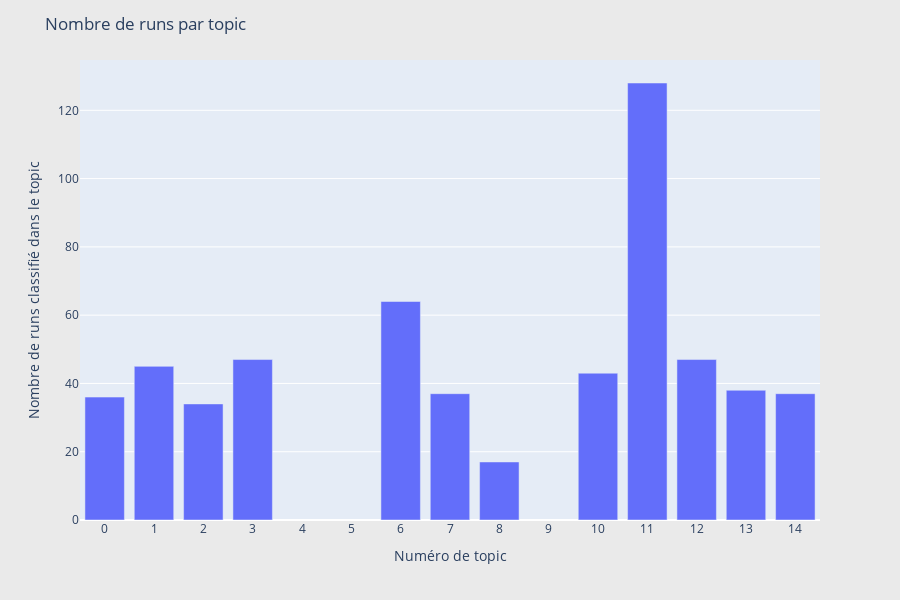

The cell this chart's notebook holds for it:
### Markdown cell above
### Histogramme nombre de runs par topic

### Code cell
data_df = (df_out.loc[:,['keywords', 'walk_best_topic_id']] # Group videos by their walk best topic and video position in run
.groupby('walk_best_topic_id')
    .count() # count for histogram
.reset_index()
    .rename(columns={"walk_best_topic_id":"Topic", "keywords":"Count"}))# Rename columns to have more meaningful name

# Plot the histogram
fig = px.bar(data_df, x='Topic',y="Count")
fig.update_layout(
    title="Nombre de runs par topic",
    xaxis_title="Numéro de topic",
    yaxis_title="Nombre de runs classifié dans le topic ",
    xaxis=dict(
        tickmode = 'array',
        tickvals=np.arange(0, embeddings.shape[1]).astype(int),
    ),
    height=600,
    paper_bgcolor="rgb(234, 234, 234)")
fig.write_html('plots/p5_nb_run_per_topic.html')
fig.show()

### Figure 1 — Plotly figure (JSON) as saved in the notebook; plotly's stock layout.template omitted (floating-point values rounded to 4 significant figures)
{"data": [{"alignmentgroup": "True", "hovertemplate": "Topic=%{x}<br>Count=%{y}<extra></extra>", "legendgroup": "", "marker": {"color": "#636efa", "pattern": {"shape": ""}}, "name": "", "offsetgroup": "", "orientation": "v", "showlegend": false, "textposition": "auto", "x": [0, 1, 2, 3, 6, 7, 8, 10, 11, 12, 13, 14], "xaxis": "x", "y": [36, 45, 34, 47, 64, 37, 17, 43, 128, 47, 38, 37], "yaxis": "y", "type": "bar"}], "layout": {"xaxis": {"anchor": "y", "domain": [0.0, 1.0], "title": {"text": "Numéro de topic"}, "tickmode": "array", "tickvals": [0, 1, 2, 3, 4, 5, 6, 7, 8, 9, 10, 11, 12, 13, 14]}, "yaxis": {"anchor": "x", "domain": [0.0, 1.0], "title": {"text": "Nombre de runs classifié dans le topic "}}, "legend": {"tracegroupgap": 0}, "margin": {"t": 60}, "barmode": "relative", "title": {"text": "Nombre de runs par topic"}, "height": 600, "paper_bgcolor": "rgb(234, 234, 234)"}}
